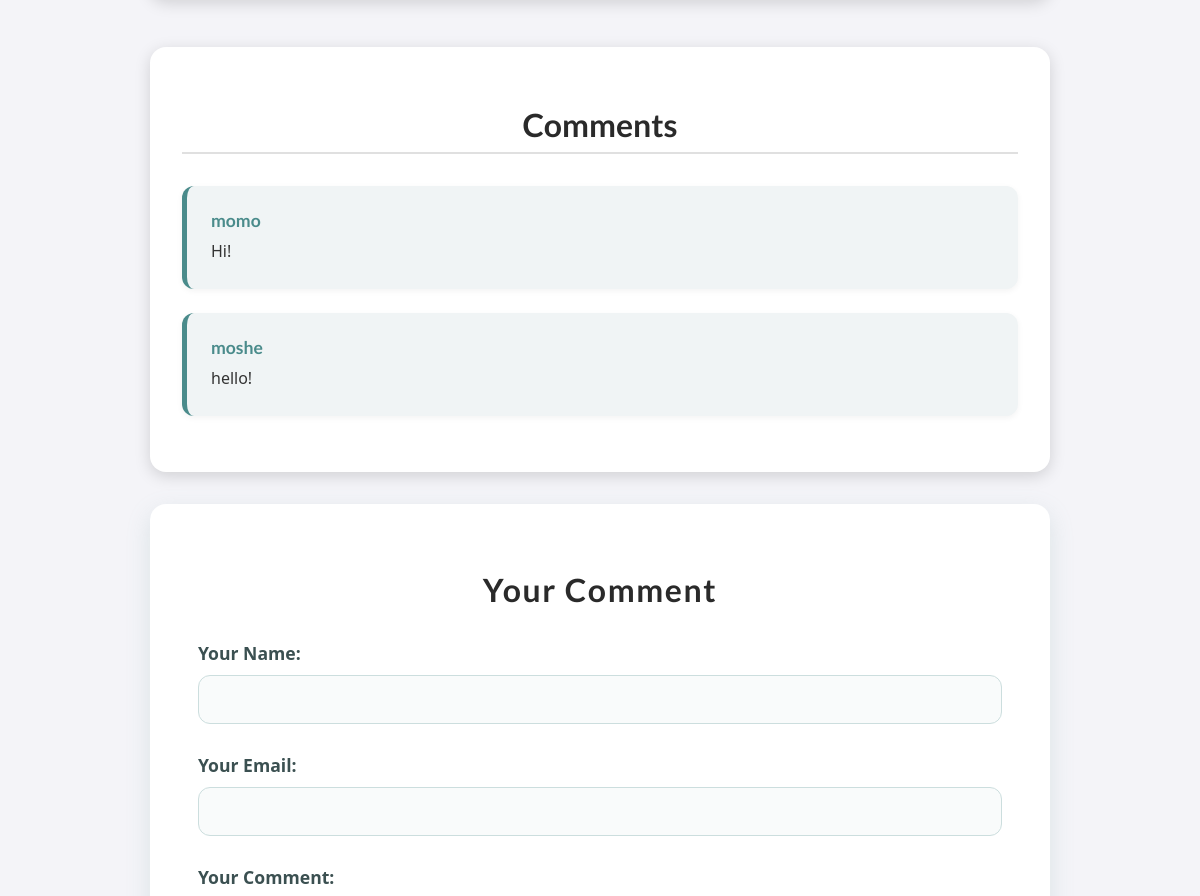
Page /posts/hike-in-the-mountains (middle part) on the earlier database version.
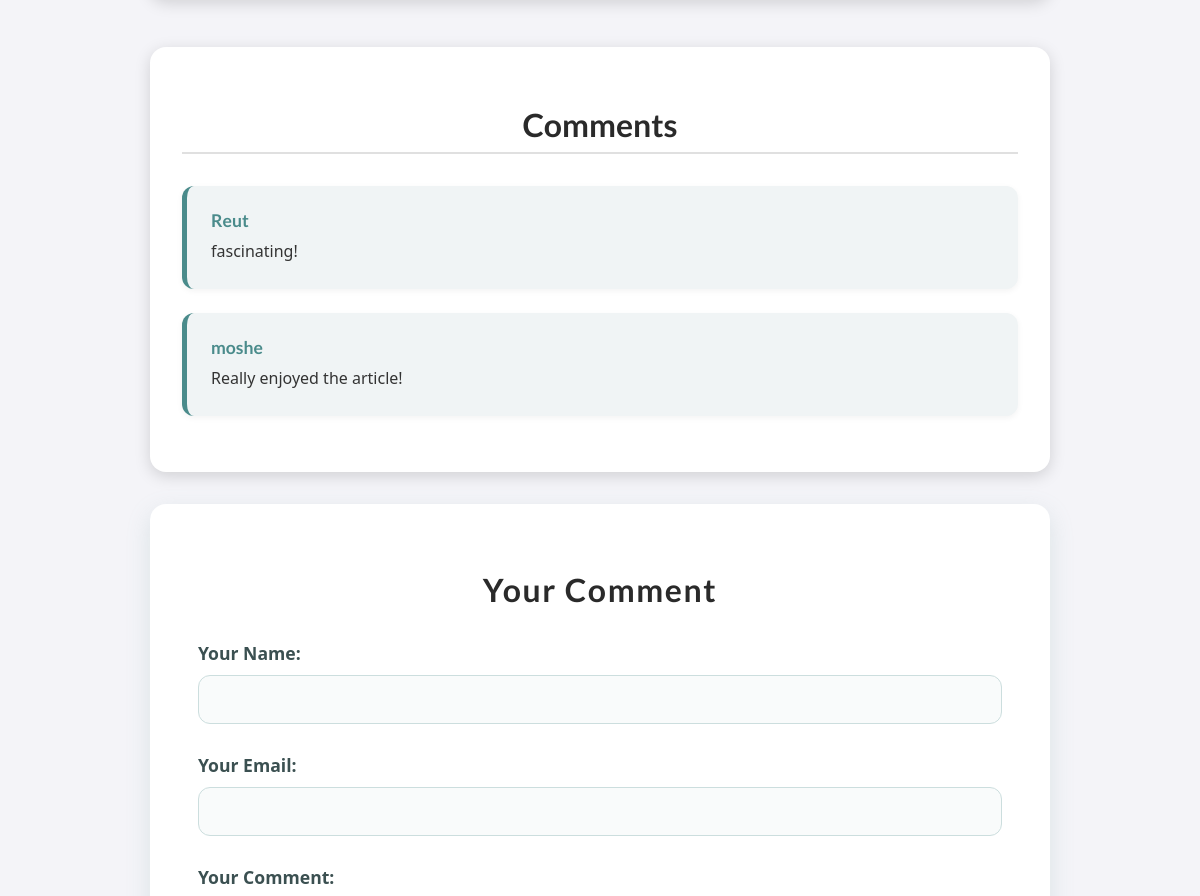
Same page on the later database version.
### blog/models.py (models this page shows)
class Comment(models.Model):
    user_name = models.CharField(max_length=120)
    user_email = models.EmailField()
    text = models.TextField(max_length=400)
    post = models.ForeignKey(Post, on_delete=models.CASCADE, related_name='comments')

### blog/views.py (the view, shortened to what this page needs)
# urls.py: path("posts/<slug:slug>", views.SinglePostView.as_view(), name="post_details_page"),
class SinglePostView(View):
    def is_stored_post(self, request, post_id):
        stored_posts = request.session.get("stored_posts")
        if stored_posts is not None:
            is_saved_for_later = post_id in stored_posts
        else:
            is_saved_for_later = False
        return is_saved_for_later
    def get(self, request, slug):
        post = Post.objects.get(slug=slug)
        context = {
            "post": post,
            "post_tags": post.tags.all(),
            "comment_form": CommentForm(),
            "comments": post.comments.all().order_by("-id"),
            "saved_for_later": self.is_stored_post(request, post.id)
        }
        return render(request, "blog/post-detail.html", context)

### blog/forms.py
class CommentForm(forms.ModelForm):
    class Meta:
        model = Comment
        exclude = ["post"]
        labels = {
            "user_name": "Your Name",
            "user_email": "Your Email",
            "text": "Your Comment"
        }

### blog/models.py (called while the page is built)
    def full_name(self):
        return f"{self.first_name} {self.last_name}"

    def __str__(self):
        return self.full_name()

### blog/templates/blog/post-detail.html (shortened to what this page needs)
{% extends "base.html" %}
{% load static %}
{% block css_files %}
    <link rel="stylesheet" href="{% static 'blog/post-detail.css' %}" />
{% endblock %}
{% block content %}
<div id="comments-wrapper">
    <section id="comments">
        <h2>Comments</h2>
        {% if comments %}
            <ul>
                {% for comment in comments %}
                    <li>
                        <div class="comment-body">
                            <h3>{{ comment.user_name }}</h3>
                            <p>{{ comment.text|linebreaks }}</p>
                        </div>
                    </li>
                {% endfor %}
            </ul>
        {% else %}
            <p>No comments yet. Be the first to share your thoughts!</p>
        {% endif %}
    </section>
    <section id="comment-form">
        <h2>Your Comment</h2>
        <form action="{% url 'post_details_page' post.slug %}" method="POST">
            {% for form_field in comment_form %}
                <div class="form-control {% if form_field.errors %}invalid{% endif %}">
                    {{ form_field.label_tag }}
                    {{ form_field }}
                </div>
            {% endfor %}
        </form>
    </section>
</div>
{% endblock %}

Differences in the rows shown:
changed Comment: user_name "momo" → "Reut"; text "Hi!" → "fascinating!"
changed Comment "moshe": text "hello!" → "Really enjoyed the article!"
